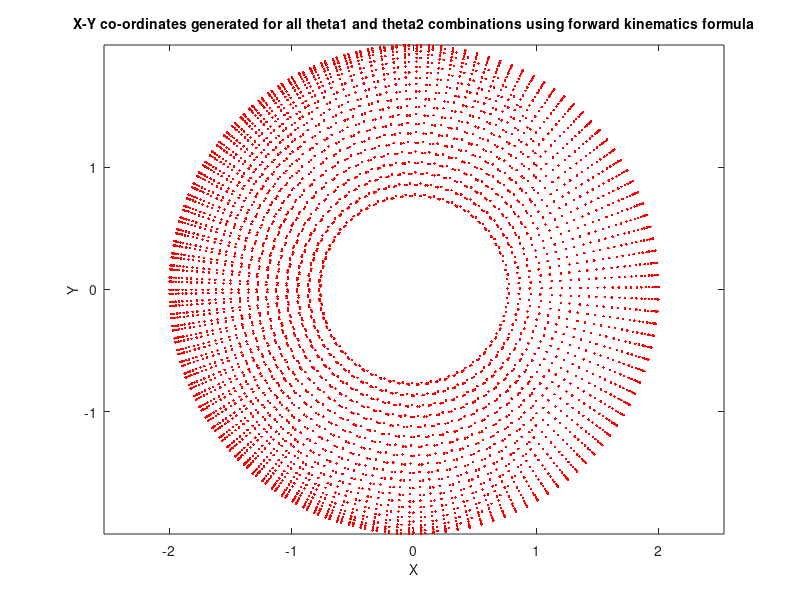

MATLAB code to generate this figure: (Note: this script raises an error after producing the figure.)
l1 = 1; % length of first arm
l2 = 1; % length of second arm

theta1 = -(3*pi/2):0.1:(3*pi/2); % all possible theta1 values
theta2 = -(3*pi/4):0.1:(3*pi/4); % all possible theta2 values

[THETA1, THETA2] = meshgrid(theta1, theta2); % generate a grid of theta1 and theta2 values

X = l1 * cos(THETA1) + l2 * cos(THETA1 + THETA2); % compute x coordinates
Y = l1 * sin(THETA1) + l2 * sin(THETA1 + THETA2); % compute y coordinates

data1 = [X(:) Y(:) THETA1(:)]; % create x-y-theta1 dataset
data2 = [X(:) Y(:) THETA2(:)]; % create x-y-theta2 dataset

figure(1)
grid on;
plot(X(:), Y(:), 'r.');
hold on
axis equal;
xlabel('X','fontsize',10)
ylabel('Y','fontsize',10)
title('X-Y co-ordinates generated for all theta1 and theta2 combinations using forward kinematics formula','fontsize',10)

areaOfCircleC = workspace(0.75,0.0,0.125);
areaOfCircleD = workspace(1.125,0.0,0.125);
areaOfCircleB = workspace(-1.625,-0.3,0.25);


%conversion to theta domain by inverse kinematic
figure(3)
c2 = (X.^2 + Y.^2 - l1^2 - l2^2)/(2*l1*l2);
s2 = sqrt(1 - c2.^2);
THETA2D(:,:,1) = atan2d(s2, c2); % theta2 is deduced
THETA2D(:,:,2) = atan2d(-s2, c2);
k1 = l1 + l2*c2;
k2 = l2*s2;
THETA1D(:,:,1) = atan2d(Y, X) - atan2d(k2, k1); % theta1 is deduced
THETA1D(:,:,2) = atan2d(Y, X) - atan2d(-k2, k1);
xlabel('theta1');ylabel('theta2');
plot(THETA1D(:),THETA2D(:), 'y.');
hold on


%trajectory plot of theta1 vs t
figure(4)
%3 knot points have been considered
t1=[1,2,3,4,5];
theta_t1=[30,47.64,87.74,63.86,180];

i=1:1:2;
p1 = polyfit(t1(i),theta_t1(i),1);
x2 = 1:.1:2;
y2 = polyval(p1,x2);
plot(x2,y2,'b');
hold on
i=2:1:3;
p1 = polyfit(t1(i),theta_t1(i),1);
x2 = 2:.1:3;
y2 = polyval(p1,x2);
plot(x2,y2,'b');
hold on
i=3:1:5;
p1 = polyfit(t1(i),theta_t1(i),3);
x2 = 3:.1:5;
y2 = polyval(p1,x2);
plot(x2,y2,'b');
xlabel('time');ylabel('theta1');
hold on

%trajectory plot of theta2 vs t
figure(5)
%3 knot points have been considered
t2=[1,2,3,4,5];
theta_t2=[-110,-122.8,-122.8,117.8,0];

j=1:1:2;
p2 = polyfit(t2(j),theta_t2(j),1);
x3 = 1:.1:2;
y3 = polyval(p2,x3);
plot(x3,y3,'b');
hold on
j=2:1:3;
p2 = polyfit(t2(j),theta_t2(j),1);
x3 = 2:.1:3;
y3 = polyval(p2,x3);
plot(x3,y3,'b');
hold on
j=3:1:5;
p2 = polyfit(t2(j),theta_t2(j),3);
x3 = 3:.1:5;
y3 = polyval(p2,x3);
plot(x3,y3,'b');
xlabel('time');ylabel('theta2');
hold on

%trajectory plot of theta1 vs theta2
figure(3)

k=1:1:2;
t3 = polyfit(theta_t1(k),theta_t2(k),1);
x4 = 30:.1:47.64;
y4 = polyval(t3,x4);
plot(x4,y4,'b');
hold on
k=2:1:3;
t3 = polyfit(theta_t1(k),theta_t2(k),1);
x4 = 47.64:.1:87.74;
y4 = polyval(t3,x4);
plot(x4,y4,'b');
hold on
plot(y2,y3,'b');
hold on
